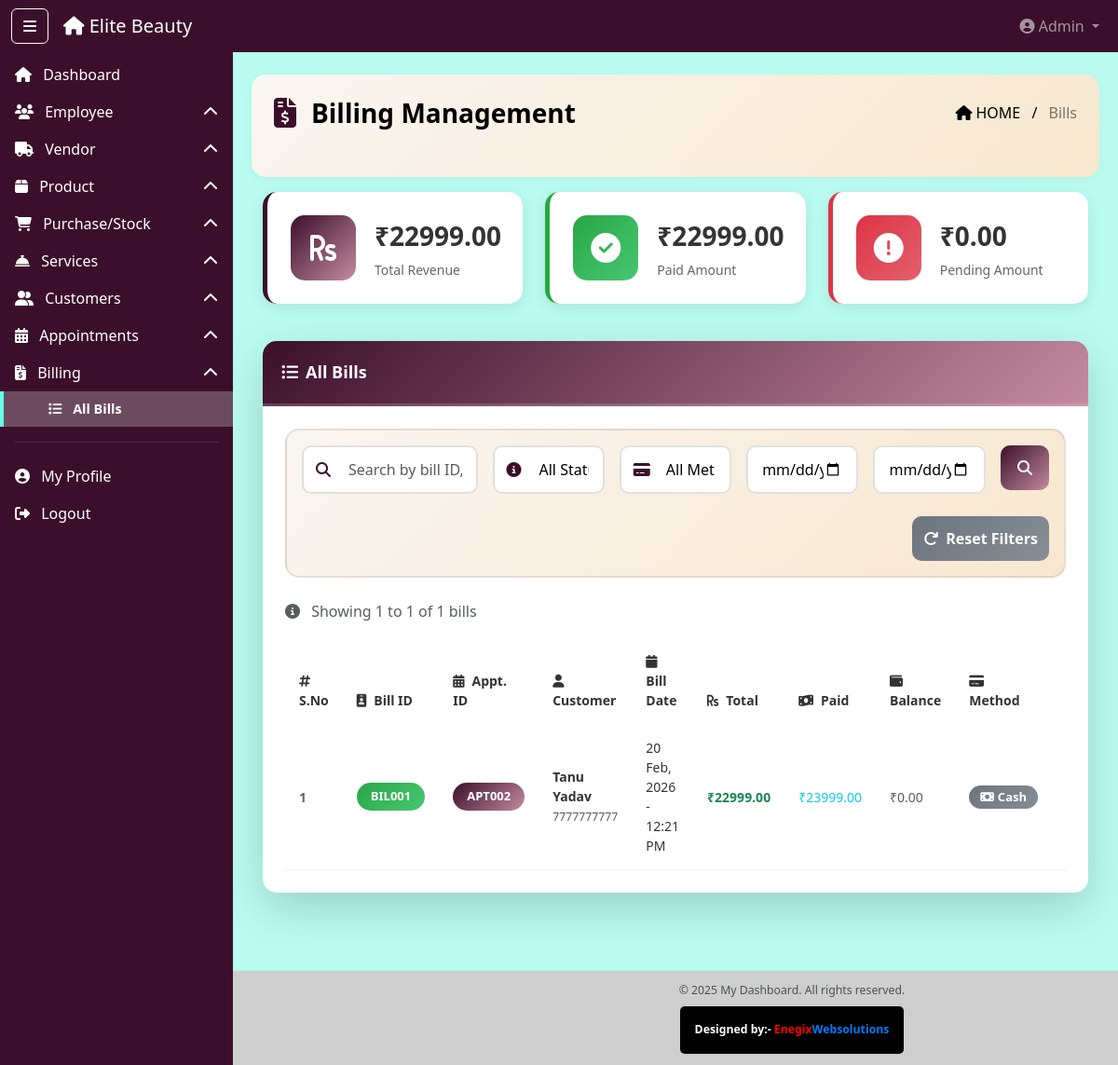
Screenshot of /admin-panel/bills/ (signed in) with the database file from the repository.
### dashboard_app/models.py (models this page shows, shortened)
class Bill(models.Model):
    PAYMENT_METHOD_CHOICES = (
        ('cash', 'Cash'),
        ('card', 'Debit/Credit Card'),
        ('upi', 'UPI'),
        ('online', 'Online Payment'),
    )
    PAYMENT_STATUS_CHOICES = (
        ('pending', 'Pending'),
        ('partial', 'Partially Paid'),
        ('paid', 'Fully Paid'),
    )
    bill_id = models.CharField(max_length=10, unique=True, editable=False)
    appointment = models.ForeignKey(Appointment, on_delete=models.CASCADE, related_name='bills')
    customer = models.ForeignKey(Customer, on_delete=models.CASCADE, related_name='bills')
    bill_date = models.DateTimeField(default=timezone.now)
    subtotal = models.DecimalField(max_digits=10, decimal_places=2)
    discount = models.DecimalField(max_digits=10, decimal_places=2, default=0)
    gst_amount = models.DecimalField(max_digits=10, decimal_places=2, default=0)
    total_amount = models.DecimalField(max_digits=10, decimal_places=2)
    payment_method = models.CharField(max_length=10, choices=PAYMENT_METHOD_CHOICES, default='cash')
    payment_status = models.CharField(max_length=10, choices=PAYMENT_STATUS_CHOICES, default='pending')
    amount_paid = models.DecimalField(max_digits=10, decimal_places=2, default=0)
    generated_by = models.ForeignKey(
        Employee, on_delete=models.SET_NULL,
        null=True, related_name='bills_generated'
    )
    notes = models.TextField(blank=True, null=True)
    created_at = models.DateTimeField(auto_now_add=True)
    updated_at = models.DateTimeField(auto_now=True)
    @property
    def balance_amount(self):
        return self.total_amount - self.amount_paid
    class Meta:
        ordering = ['-bill_date']

class Appointment(models.Model):
    BOOKING_TYPE_CHOICES = (
        ('online', 'Online Booking'),
        ('offline', 'Offline (Walk-in)'),
    )
    STATUS_CHOICES = (
        ('pending', 'Pending'),
        ('confirmed', 'Confirmed'),
        ('in_progress', 'In Progress'),
        ('completed', 'Completed'),
        ('cancelled', 'Cancelled'),
    )
    appointment_id = models.CharField(max_length=10, unique=True, editable=False)
    customer = models.ForeignKey(Customer, on_delete=models.CASCADE, related_name='appointments')
    booking_type = models.CharField(max_length=10, choices=BOOKING_TYPE_CHOICES)
    appointment_date = models.DateField()
    appointment_time = models.TimeField()
    status = models.CharField(max_length=15, choices=STATUS_CHOICES, default='pending')
    total_amount = models.DecimalField(max_digits=10, decimal_places=2, default=0)
    advance_paid = models.DecimalField(max_digits=10, decimal_places=2, default=0)
    created_by = models.ForeignKey(
        Employee, on_delete=models.SET_NULL,
        null=True, blank=True, related_name='appointments_created'
    )
    special_notes = models.TextField(blank=True, null=True)
    created_at = models.DateTimeField(auto_now_add=True)
    updated_at = models.DateTimeField(auto_now=True)
    class Meta:
        ordering = ['-appointment_date', '-appointment_time']

class Customer(models.Model):
    GENDER_CHOICES = (
        ('male', 'Male'),
        ('female', 'Female'),
        ('other', 'Other'),
    )
    CUSTOMER_TYPE_CHOICES = (
        ('online', 'Online'),
        ('offline', 'Offline (Walk-in)'),
        ('both', 'Both'),
    )
    customer_id = models.CharField(max_length=10, unique=True, editable=False)
    full_name = models.CharField(max_length=100)
    mobile = models.CharField(max_length=10, unique=True)
    email = models.EmailField(blank=True, null=True)
    gender = models.CharField(max_length=10, choices=GENDER_CHOICES, blank=True, null=True)
    dob = models.DateField(blank=True, null=True)
    address_line = models.TextField(blank=True, null=True)
    city = models.CharField(max_length=50, blank=True, null=True)
    state = models.CharField(max_length=50, blank=True, null=True)
    pincode = models.CharField(max_length=10, blank=True, null=True)
    customer_type = models.CharField(max_length=10, choices=CUSTOMER_TYPE_CHOICES, default='offline')
    profile_pic = models.ImageField(upload_to='customer_profiles/', blank=True, null=True)
    password = models.CharField(max_length=255, blank=True, null=True)
    created_by = models.ForeignKey(
        Employee, on_delete=models.SET_NULL,
        null=True, blank=True, related_name='customers_created'
    )
    is_active = models.BooleanField(default=True)
    registered_on = models.DateTimeField(auto_now_add=True)
    updated_at = models.DateTimeField(auto_now=True)
    class Meta:
        ordering = ['-registered_on']

### dashboard_app/views.py (the view, shortened to what this page needs)
    def wrapper(request, *args, **kwargs):
        user_id   = request.session.get('user_id')
        user_type = request.session.get('user_type')
        return view_func(request, *args, **kwargs)

### dashboard_app/templates/billing/bill_list.html (shortened to what this page needs)
{% extends "base2.html" %}
{% load static %}
{% block content %}
<div class="ribbon-header d-flex justify-content-between align-items-center px-4 pb-5 mb-3" style="color: black">
  <div class="d-flex align-items-center">
    <i class="fas fa-file-invoice-dollar me-3 fs-2" style="color: #3b0f2b;"></i>
    <div class="fw-bold fs-3">Billing Management</div>
  </div>
  <div class="breadcrumb-text text-end">
    <span class="text-black"><i class="fas fa-home me-1"></i>HOME</span>
    <span class="mx-2 text-black">/</span>
    <span class="text-black-50">Bills</span>
  </div>
</div>
<div class="container-fluid mt-2">
  <div class="row mb-4">
    <div class="col-md-4 mb-3">
      <div class="stat-card stat-card-primary">
        <div class="stat-icon">
          <i class="fas fa-rupee-sign"></i>
        </div>
        <div class="stat-details">
          <div class="stat-value">₹{{ total_revenue|floatformat:2 }}</div>
          <div class="stat-label">Total Revenue</div>
        </div>
      </div>
    </div>
    <div class="col-md-4 mb-3">
      <div class="stat-card stat-card-success">
        <div class="stat-icon">
          <i class="fas fa-check-circle"></i>
        </div>
        <div class="stat-details">
          <div class="stat-value">₹{{ total_paid|floatformat:2 }}</div>
          <div class="stat-label">Paid Amount</div>
        </div>
      </div>
    </div>
    <div class="col-md-4 mb-3">
      <div class="stat-card stat-card-danger">
        <div class="stat-icon">
          <i class="fas fa-exclamation-circle"></i>
        </div>
        <div class="stat-details">
          <div class="stat-value">₹{{ total_pending|floatformat:2 }}</div>
          <div class="stat-label">Pending Amount</div>
        </div>
      </div>
    </div>
  </div>
  <div class="card shadow-lg mb-4 modern-card">
    <div class="card-header table-title-bar d-flex justify-content-between align-items-center">
      <span class="fw-bold text-white"><i class="fas fa-list-ul me-2"></i>All Bills</span>
    </div>
    <div class="card-body p-4">
      <form method="GET" action="{% url 'bill_list' %}">
        <div class="filter-section mb-4 p-3">
          <div class="row g-3">
            <div class="col-md-3">
              <div class="search-box">
                <i class="fas fa-search search-icon"></i>
                <input type="text" name="search" class="form-control modern-input ps-5"
                       placeholder="Search by bill ID, customer..."
                       value="{{ search_query|default:'' }}">
              </div>
            </div>
            <div class="col-md-2">
              <div class="filter-box">
                <i class="fas fa-info-circle filter-icon"></i>
                <select name="payment_status" class="form-control modern-input ps-5">
                  <option value="">All Status</option>
                </select>
              </div>
            </div>
            <div class="col-md-2">
              <div class="filter-box">
                <i class="fas fa-credit-card filter-icon"></i>
                <select name="payment_method" class="form-control modern-input ps-5">
                  <option value="">All Methods</option>
                </select>
              </div>
            </div>
            <div class="col-md-2">
              <input type="date" name="date_from" class="form-control modern-input"
                     placeholder="From Date" value="{{ date_from|default:'' }}">
            </div>
            <div class="col-md-2">
              <input type="date" name="date_to" class="form-control modern-input"
                     placeholder="To Date" value="{{ date_to|default:'' }}">
            </div>
            <div class="col-md-1">
              <button type="submit" class="btn btn-primary w-100 btn-filter">
                <i class="fas fa-search"></i>
              </button>
            </div>
          </div>
          <div class="row g-3 mt-2">
            <div class="col-md-12 text-end">
              <a href="{% url 'bill_list' %}" class="btn btn-secondary btn-filter">
                <i class="fas fa-redo me-2"></i>Reset Filters
              </a>
            </div>
          </div>
        </div>
      </form>
      <div class="mb-3 d-flex justify-content-between align-items-center">
        <div class="text-muted">
          <i class="fas fa-info-circle me-2"></i>
          Showing {{ bills.start_index }} to {{ bills.end_index }} of {{ bills.paginator.count }} bills
        </div>
      </div>
      <div class="table-responsive">
        <table class="table table-hover modern-table">
          <thead>
            <tr>
              <th><i class="fas fa-hashtag me-2"></i>S.No</th>
              <th><i class="fas fa-id-badge me-2"></i>Bill ID</th>
              <th><i class="fas fa-calendar-alt me-2"></i>Appt. ID</th>
              <th><i class="fas fa-user me-2"></i>Customer</th>
              <th><i class="fas fa-calendar me-2"></i>Bill Date</th>
              <th><i class="fas fa-rupee-sign me-2"></i>Total</th>
              <th><i class="fas fa-money-bill-wave me-2"></i>Paid</th>
              <th><i class="fas fa-wallet me-2"></i>Balance</th>
              <th><i class="fas fa-credit-card me-2"></i>Method</th>
              <th>Status</th>
            </tr>
          </thead>
          <tbody>
            {% for bill in bills %}
            <tr class="table-row-hover">
              <td><span class="serial-number">{{ bills.start_index|add:forloop.counter0 }}</span></td>
              <td><span class="bill-id-badge">{{ bill.bill_id }}</span></td>
              <td><span class="appointment-id-badge">{{ bill.appointment.appointment_id }}</span></td>
              <td>
                <div>
                  <strong>{{ bill.customer.full_name }}</strong>
                  <br>
                  <small class="text-muted">{{ bill.customer.mobile }}</small>
                </div>
              </td>
              <td>{{ bill.bill_date|date:"d M, Y - h:i A" }}</td>
              <td><strong class="text-success">₹{{ bill.total_amount|floatformat:2 }}</strong></td>
              <td>
                {% if bill.amount_paid > 0 %}
                  <span class="text-info">₹{{ bill.amount_paid|floatformat:2 }}</span>
                {% else %}
                  <span class="text-muted">₹0.00</span>
                {% endif %}
              </td>
              <td>
                {% if bill.balance_amount > 0 %}
                  <strong class="text-danger">₹{{ bill.balance_amount|floatformat:2 }}</strong>
                {% else %}
                  <span class="text-muted">₹0.00</span>
                {% endif %}
              </td>
              <td>
                {% if bill.payment_method == 'cash' %}
                  <span class="badge modern-badge badge-secondary">
                    <i class="fas fa-money-bill me-1"></i>Cash
                  </span>
                {% elif bill.payment_method == 'card' %}
                  <span class="badge modern-badge badge-info">
                    <i class="fas fa-credit-card me-1"></i>Card
                  </span>
                {% elif bill.payment_method == 'upi' %}
                  <span class="badge modern-badge badge-primary">
                    <i class="fas fa-mobile-alt me-1"></i>UPI
                  </span>
                {% elif bill.payment_method == 'online' %}
                  <span class="badge modern-badge badge-info">
                    <i class="fas fa-globe me-1"></i>Online
                  </span>
                {% endif %}
              </td>
              <td>
              </td>
            </tr>
            {% endfor %}
          </tbody>
        </table>
      </div>
    </div>
  </div>
</div>
{% endblock %}

### rows the page displays
Bill: start_index|add "1", bill_id "BIL001", appointment.appointment_id "APT002", customer.full_name "Tanu Yadav", customer.mobile "7777777777", bill_date "20 Feb, 2026 - 12:21 PM", total_amount "22999.00", amount_paid "23999.00", shows "₹0.00", payment_method "cash" (drawn)

### other values shown
{{ total_revenue|floatformat:2 }} "22999.00"
{{ total_paid|floatformat:2 }} "22999.00"
{{ total_pending|floatformat:2 }} "0.00"
{{ bills.start_index }} "1"
{{ bills.end_index }} "1"
{{ bills.paginator.count }} "1"
